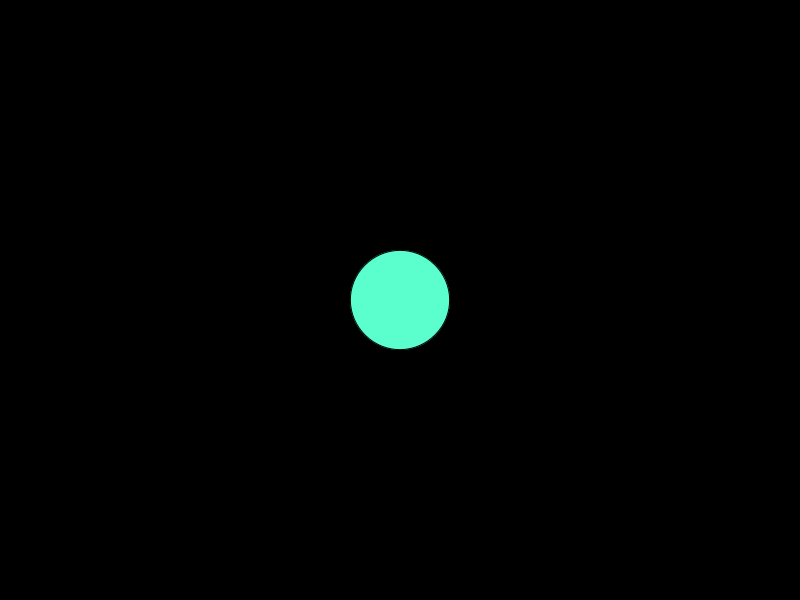
Frame 1 (no input)
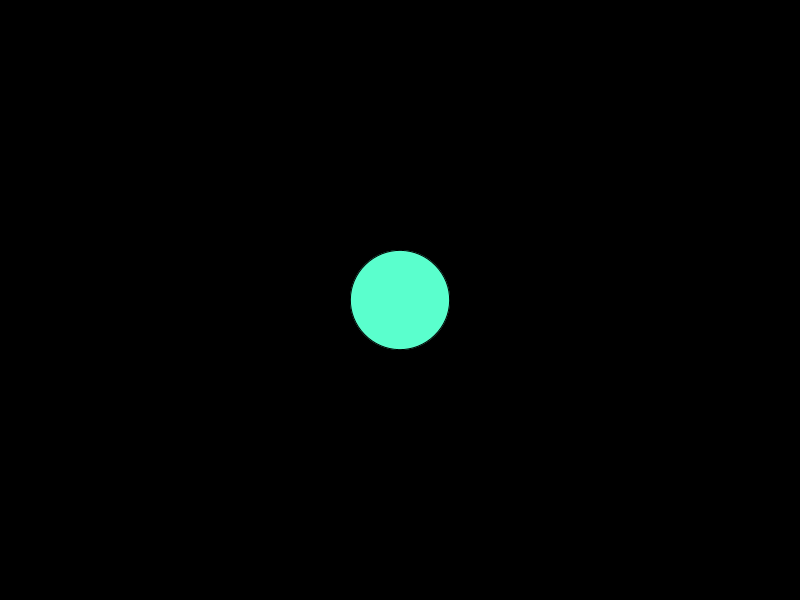
Frame 60 (the mouse pressed at the canvas centre just before this capture)
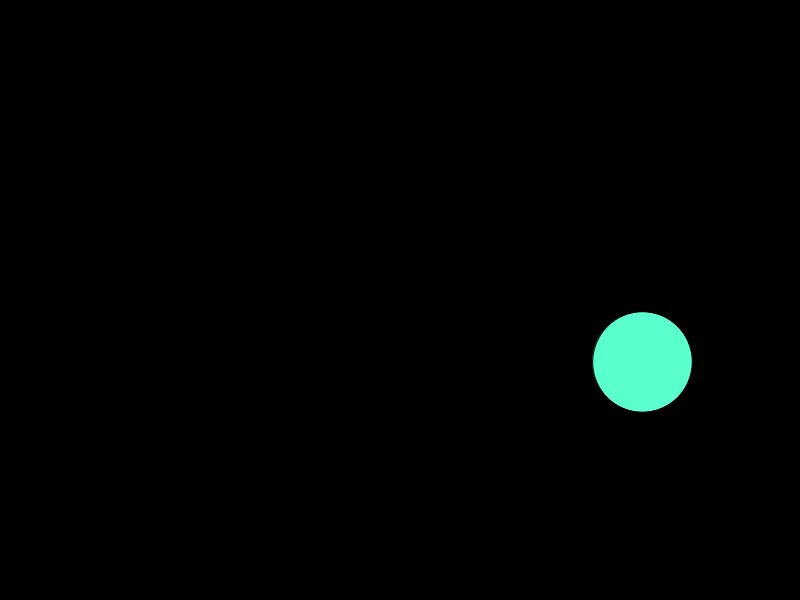
Frame 120 (the mouse held since frame 60 and released just before this capture)

The Processing sketch that drew these frames (run headless with seeded random() and noise(); from frame 60 on, the mouse is pressed at the canvas centre):

// Processing sketch: processing_16627
// ── processing_16627.pde

float x, y;
void setup(){
  size(800,600);
  smooth();
  background(0);
  
  x=0.1;
  y=0.1;
  }

void draw(){
  desenho(850,500);
}  

void desenho(float x, float y){
 background(0);
  translate(400,300);
  rotate(x+y*millis()/20);
  
  fill(90,255,205);
  ellipse(mouseX/2,mouseY/2,100,100);
 }  

void mouseMoved(){
  x=x+5;
  y=y+0.2;
  }
